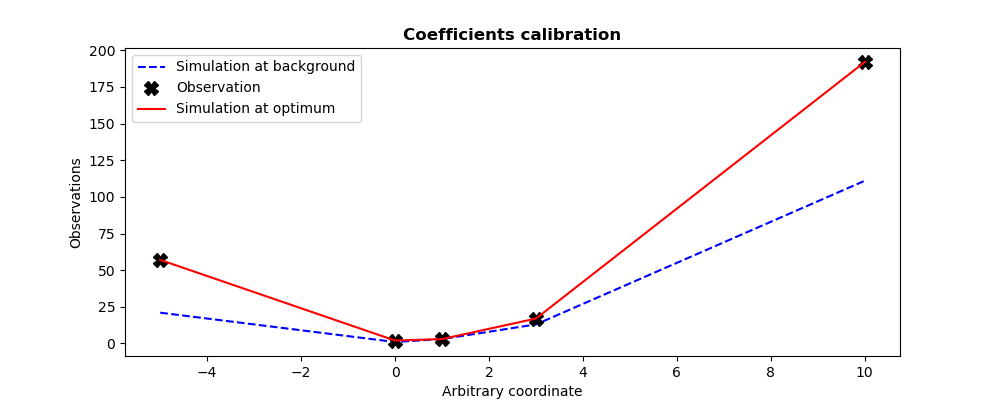

Write Python code to recreate this figure.
# -*- coding: utf-8 -*-
#
from numpy import array, ravel
def QuadFunction( coefficients ):
    """
    Quadratic simulation in x: y = a x^2 + b x + c
    """
    a, b, c  = list(ravel(coefficients))
    x_points = (-5, 0, 1, 3, 10)
    y_points = []
    for x in x_points:
        y_points.append( a*x*x + b*x + c )
    return array(y_points)
#
Xb   = array([1., 1., 1.])
Yobs = array([57, 2, 3, 17, 192])
#
print("Resolution of the calibration problem")
print("-------------------------------------")
print("")
from adao import adaoBuilder
case = adaoBuilder.New()
case.setBackground( Vector = Xb, Stored=True )
case.setBackgroundError( ScalarSparseMatrix = 1.e6 )
case.setObservation( Vector = Yobs, Stored=True )
case.setObservationError( ScalarSparseMatrix = 1. )
case.setObservationOperator( OneFunction = QuadFunction )
case.setAlgorithmParameters(
    Algorithm='3DVAR',
    Parameters={
        'MaximumNumberOfIterations': 100,
        'StoreSupplementaryCalculations': [
            'CurrentState',
            ],
        },
    )
case.setObserver(
    Info="  Intermediate state at the current iteration:",
    Template='ValuePrinter',
    Variable='CurrentState',
    )
case.execute()
print("")
#
#-------------------------------------------------------------------------------
#
print("Calibration of %i coefficients in a 1D quadratic function on %i measures"%(
    len(case.get('Background')),
    len(case.get('Observation')),
    ))
print("----------------------------------------------------------------------")
print("")
print("Observation vector.................:", ravel(case.get('Observation')))
print("A priori background state..........:", ravel(case.get('Background')))
print("")
print("Expected theoretical coefficients..:", ravel((2,-1,2)))
print("")
print("Number of iterations...............:", len(case.get('CurrentState')))
print("Number of simulations..............:", len(case.get('CurrentState'))*4)
print("Calibration resulting coefficients.:", ravel(case.get('Analysis')[-1]))
#
Xa = case.get('Analysis')[-1]
import matplotlib.pyplot as plt
plt.rcParams['figure.figsize'] = (10, 4)
#
plt.figure()
plt.plot((-5,0,1,3,10),QuadFunction(Xb),'b--',label="Simulation at background")
plt.plot((-5,0,1,3,10),Yobs,            'kX', label='Observation',markersize=10)
plt.plot((-5,0,1,3,10),QuadFunction(Xa),'r-', label="Simulation at optimum")
plt.legend()
plt.title('Coefficients calibration', fontweight='bold')
plt.xlabel('Arbitrary coordinate')
plt.ylabel('Observations')
plt.savefig("simple_3DVAR1.png")
